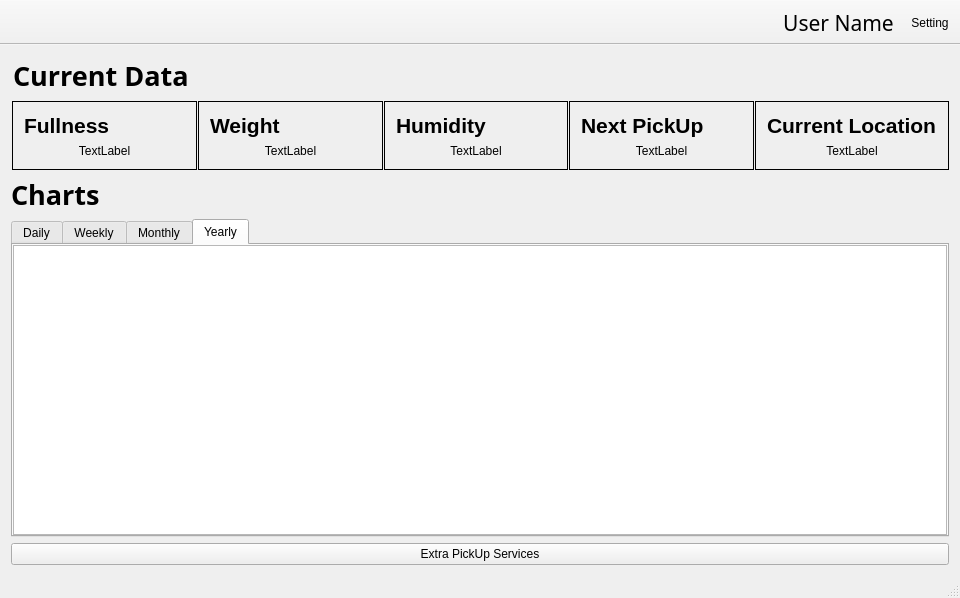
<?xml version="1.0" encoding="UTF-8"?>
<ui version="4.0">
 <class>MainWindow</class>
 <widget class="QMainWindow" name="MainWindow">
  <property name="geometry">
   <rect>
    <x>0</x>
    <y>0</y>
    <width>960</width>
    <height>598</height>
   </rect>
  </property>
  <property name="sizePolicy">
   <sizepolicy hsizetype="Preferred" vsizetype="Preferred">
    <horstretch>0</horstretch>
    <verstretch>0</verstretch>
   </sizepolicy>
  </property>
  <property name="windowTitle">
   <string>MainWindow</string>
  </property>
  <widget class="QWidget" name="centralWidget">
   <layout class="QVBoxLayout" name="verticalLayout" stretch="3,20,1">
    <item>
     <widget class="QWidget" name="CurrentDataSection" native="true">
      <layout class="QVBoxLayout" name="verticalLayout_2" stretch="1,8">
       <property name="leftMargin">
        <number>1</number>
       </property>
       <property name="topMargin">
        <number>0</number>
       </property>
       <property name="rightMargin">
        <number>0</number>
       </property>
       <property name="bottomMargin">
        <number>0</number>
       </property>
       <item>
        <widget class="QWidget" name="CurrentDataTitle" native="true">
         <property name="sizePolicy">
          <sizepolicy hsizetype="Preferred" vsizetype="Preferred">
           <horstretch>0</horstretch>
           <verstretch>0</verstretch>
          </sizepolicy>
         </property>
         <layout class="QHBoxLayout" name="horizontalLayout_2">
          <property name="leftMargin">
           <number>1</number>
          </property>
          <property name="topMargin">
           <number>1</number>
          </property>
          <property name="rightMargin">
           <number>1</number>
          </property>
          <property name="bottomMargin">
           <number>1</number>
          </property>
          <item>
           <widget class="QLabel" name="CurrentDataTitleText">
            <property name="font">
             <font>
              <family>Optima</family>
              <pointsize>20</pointsize>
              <weight>75</weight>
              <bold>true</bold>
             </font>
            </property>
            <property name="text">
             <string>Current Data</string>
            </property>
            <property name="wordWrap">
             <bool>true</bool>
            </property>
           </widget>
          </item>
         </layout>
        </widget>
       </item>
       <item>
        <widget class="QWidget" name="CurrentDataBoxes" native="true">
         <layout class="QHBoxLayout" name="horizontalLayout" stretch="1,1,1,1,1">
          <property name="spacing">
           <number>1</number>
          </property>
          <property name="leftMargin">
           <number>0</number>
          </property>
          <property name="topMargin">
           <number>0</number>
          </property>
          <property name="rightMargin">
           <number>0</number>
          </property>
          <property name="bottomMargin">
           <number>0</number>
          </property>
          <item>
           <widget class="QFrame" name="Fullness">
            <property name="frameShape">
             <enum>QFrame::Box</enum>
            </property>
            <property name="frameShadow">
             <enum>QFrame::Plain</enum>
            </property>
            <property name="midLineWidth">
             <number>0</number>
            </property>
            <layout class="QVBoxLayout" name="verticalLayout_3" stretch="1,8">
             <item>
              <widget class="QLabel" name="FullnessTitle">
               <property name="font">
                <font>
                 <pointsize>16</pointsize>
                 <weight>75</weight>
                 <bold>true</bold>
                </font>
               </property>
               <property name="text">
                <string>Fullness</string>
               </property>
               <property name="scaledContents">
                <bool>true</bool>
               </property>
              </widget>
             </item>
             <item>
              <widget class="QLabel" name="FullnessData">
               <property name="autoFillBackground">
                <bool>true</bool>
               </property>
               <property name="text">
                <string>TextLabel</string>
               </property>
               <property name="alignment">
                <set>Qt::AlignCenter</set>
               </property>
              </widget>
             </item>
            </layout>
           </widget>
          </item>
          <item>
           <widget class="QFrame" name="Weight">
            <property name="frameShape">
             <enum>QFrame::Box</enum>
            </property>
            <layout class="QVBoxLayout" name="verticalLayout_4" stretch="1,8">
             <item>
              <widget class="QLabel" name="WeightTitle">
               <property name="font">
                <font>
                 <pointsize>16</pointsize>
                 <weight>75</weight>
                 <bold>true</bold>
                </font>
               </property>
               <property name="text">
                <string>Weight</string>
               </property>
              </widget>
             </item>
             <item>
              <widget class="QLabel" name="WeightData">
               <property name="text">
                <string>TextLabel</string>
               </property>
               <property name="alignment">
                <set>Qt::AlignCenter</set>
               </property>
              </widget>
             </item>
            </layout>
           </widget>
          </item>
          <item>
           <widget class="QFrame" name="Humidity">
            <property name="frameShape">
             <enum>QFrame::Box</enum>
            </property>
            <layout class="QVBoxLayout" name="verticalLayout_5" stretch="1,8">
             <item>
              <widget class="QLabel" name="HumidityTitle">
               <property name="font">
                <font>
                 <pointsize>16</pointsize>
                 <weight>75</weight>
                 <bold>true</bold>
                </font>
               </property>
               <property name="text">
                <string>Humidity</string>
               </property>
              </widget>
             </item>
             <item>
              <widget class="QLabel" name="HumidityData">
               <property name="text">
                <string>TextLabel</string>
               </property>
               <property name="alignment">
                <set>Qt::AlignCenter</set>
               </property>
              </widget>
             </item>
            </layout>
           </widget>
          </item>
          <item>
           <widget class="QFrame" name="TimeUntilNextPickUp">
            <property name="frameShape">
             <enum>QFrame::Box</enum>
            </property>
            <layout class="QVBoxLayout" name="verticalLayout_6" stretch="1,8">
             <item>
              <widget class="QLabel" name="TimeUntilNextPickUpTitle">
               <property name="font">
                <font>
                 <pointsize>16</pointsize>
                 <weight>75</weight>
                 <bold>true</bold>
                </font>
               </property>
               <property name="text">
                <string>Next PickUp</string>
               </property>
              </widget>
             </item>
             <item>
              <widget class="QLabel" name="TimeUntilNextPickUpData">
               <property name="text">
                <string>TextLabel</string>
               </property>
               <property name="alignment">
                <set>Qt::AlignCenter</set>
               </property>
              </widget>
             </item>
            </layout>
           </widget>
          </item>
          <item>
           <widget class="QFrame" name="CurrentLocation">
            <property name="frameShape">
             <enum>QFrame::Box</enum>
            </property>
            <layout class="QVBoxLayout" name="verticalLayout_7" stretch="1,8">
             <item>
              <widget class="QLabel" name="CurrentLocationTitle">
               <property name="font">
                <font>
                 <pointsize>16</pointsize>
                 <weight>75</weight>
                 <bold>true</bold>
                </font>
               </property>
               <property name="text">
                <string>Current Location</string>
               </property>
              </widget>
             </item>
             <item>
              <widget class="QLabel" name="CurrentLocationData">
               <property name="sizePolicy">
                <sizepolicy hsizetype="Preferred" vsizetype="Preferred">
                 <horstretch>0</horstretch>
                 <verstretch>0</verstretch>
                </sizepolicy>
               </property>
               <property name="autoFillBackground">
                <bool>false</bool>
               </property>
               <property name="text">
                <string>TextLabel</string>
               </property>
               <property name="alignment">
                <set>Qt::AlignCenter</set>
               </property>
              </widget>
             </item>
            </layout>
           </widget>
          </item>
         </layout>
        </widget>
       </item>
      </layout>
     </widget>
    </item>
    <item>
     <widget class="QWidget" name="Charts" native="true">
      <layout class="QVBoxLayout" name="verticalLayout_8">
       <property name="leftMargin">
        <number>0</number>
       </property>
       <property name="topMargin">
        <number>0</number>
       </property>
       <property name="rightMargin">
        <number>0</number>
       </property>
       <property name="bottomMargin">
        <number>0</number>
       </property>
       <item>
        <widget class="QLabel" name="label">
         <property name="font">
          <font>
           <family>Optima</family>
           <pointsize>20</pointsize>
           <weight>75</weight>
           <bold>true</bold>
          </font>
         </property>
         <property name="text">
          <string>Charts</string>
         </property>
        </widget>
       </item>
       <item>
        <widget class="QTabWidget" name="tabWidget">
         <property name="contextMenuPolicy">
          <enum>Qt::DefaultContextMenu</enum>
         </property>
         <property name="autoFillBackground">
          <bool>false</bool>
         </property>
         <property name="tabPosition">
          <enum>QTabWidget::North</enum>
         </property>
         <property name="tabShape">
          <enum>QTabWidget::Rounded</enum>
         </property>
         <property name="currentIndex">
          <number>3</number>
         </property>
         <widget class="QWidget" name="tab">
          <property name="autoFillBackground">
           <bool>false</bool>
          </property>
          <attribute name="title">
           <string>Daily</string>
          </attribute>
          <layout class="QVBoxLayout" name="verticalLayout_9">
           <property name="spacing">
            <number>0</number>
           </property>
           <property name="leftMargin">
            <number>0</number>
           </property>
           <property name="topMargin">
            <number>0</number>
           </property>
           <property name="rightMargin">
            <number>0</number>
           </property>
           <property name="bottomMargin">
            <number>0</number>
           </property>
           <item>
            <widget class="QGraphicsView" name="graphicsView"/>
           </item>
          </layout>
         </widget>
         <widget class="QWidget" name="tab_3">
          <attribute name="title">
           <string>Weekly</string>
          </attribute>
          <layout class="QVBoxLayout" name="verticalLayout_13">
           <property name="leftMargin">
            <number>0</number>
           </property>
           <property name="topMargin">
            <number>0</number>
           </property>
           <property name="rightMargin">
            <number>0</number>
           </property>
           <property name="bottomMargin">
            <number>0</number>
           </property>
           <item>
            <widget class="QGraphicsView" name="graphicsView_3"/>
           </item>
          </layout>
         </widget>
         <widget class="QWidget" name="tab_4">
          <attribute name="title">
           <string>Monthly</string>
          </attribute>
          <layout class="QVBoxLayout" name="verticalLayout_12">
           <property name="leftMargin">
            <number>0</number>
           </property>
           <property name="topMargin">
            <number>0</number>
           </property>
           <property name="rightMargin">
            <number>0</number>
           </property>
           <property name="bottomMargin">
            <number>0</number>
           </property>
           <item>
            <widget class="QGraphicsView" name="graphicsView_4"/>
           </item>
          </layout>
         </widget>
         <widget class="QWidget" name="tab_2">
          <property name="autoFillBackground">
           <bool>false</bool>
          </property>
          <attribute name="title">
           <string>Yearly</string>
          </attribute>
          <layout class="QVBoxLayout" name="verticalLayout_10">
           <property name="leftMargin">
            <number>0</number>
           </property>
           <property name="topMargin">
            <number>0</number>
           </property>
           <property name="rightMargin">
            <number>0</number>
           </property>
           <property name="bottomMargin">
            <number>0</number>
           </property>
           <item>
            <widget class="QGraphicsView" name="graphicsView_2"/>
           </item>
          </layout>
         </widget>
        </widget>
       </item>
      </layout>
     </widget>
    </item>
    <item>
     <widget class="QWidget" name="OrderPickUp" native="true">
      <layout class="QVBoxLayout" name="verticalLayout_11">
       <property name="spacing">
        <number>0</number>
       </property>
       <property name="leftMargin">
        <number>0</number>
       </property>
       <property name="topMargin">
        <number>0</number>
       </property>
       <property name="rightMargin">
        <number>0</number>
       </property>
       <property name="bottomMargin">
        <number>0</number>
       </property>
       <item>
        <widget class="QPushButton" name="pushButton">
         <property name="sizePolicy">
          <sizepolicy hsizetype="Minimum" vsizetype="Maximum">
           <horstretch>0</horstretch>
           <verstretch>0</verstretch>
          </sizepolicy>
         </property>
         <property name="text">
          <string>Extra PickUp Services</string>
         </property>
        </widget>
       </item>
      </layout>
      <zorder>CurrentDataSection</zorder>
      <zorder>pushButton</zorder>
     </widget>
    </item>
   </layout>
  </widget>
  <widget class="QMenuBar" name="menuBar">
   <property name="geometry">
    <rect>
     <x>0</x>
     <y>0</y>
     <width>960</width>
     <height>22</height>
    </rect>
   </property>
  </widget>
  <widget class="QToolBar" name="mainToolBar">
   <property name="layoutDirection">
    <enum>Qt::RightToLeft</enum>
   </property>
   <property name="movable">
    <bool>false</bool>
   </property>
   <property name="allowedAreas">
    <set>Qt::TopToolBarArea</set>
   </property>
   <attribute name="toolBarArea">
    <enum>TopToolBarArea</enum>
   </attribute>
   <attribute name="toolBarBreak">
    <bool>false</bool>
   </attribute>
   <addaction name="actionSetting"/>
   <addaction name="actionUser_Name"/>
  </widget>
  <widget class="QStatusBar" name="statusBar"/>
  <action name="actionSetting">
   <property name="icon">
    <iconset>
     <normalon>:/new/Icons/Resources/Settings Icos.png</normalon>
    </iconset>
   </property>
   <property name="text">
    <string>Setting</string>
   </property>
  </action>
  <action name="actionUser_Name">
   <property name="text">
    <string>User Name</string>
   </property>
   <property name="font">
    <font>
     <family>Optima</family>
     <pointsize>16</pointsize>
    </font>
   </property>
  </action>
 </widget>
 <layoutdefault spacing="6" margin="11"/>
 <resources/>
 <connections/>
</ui>
